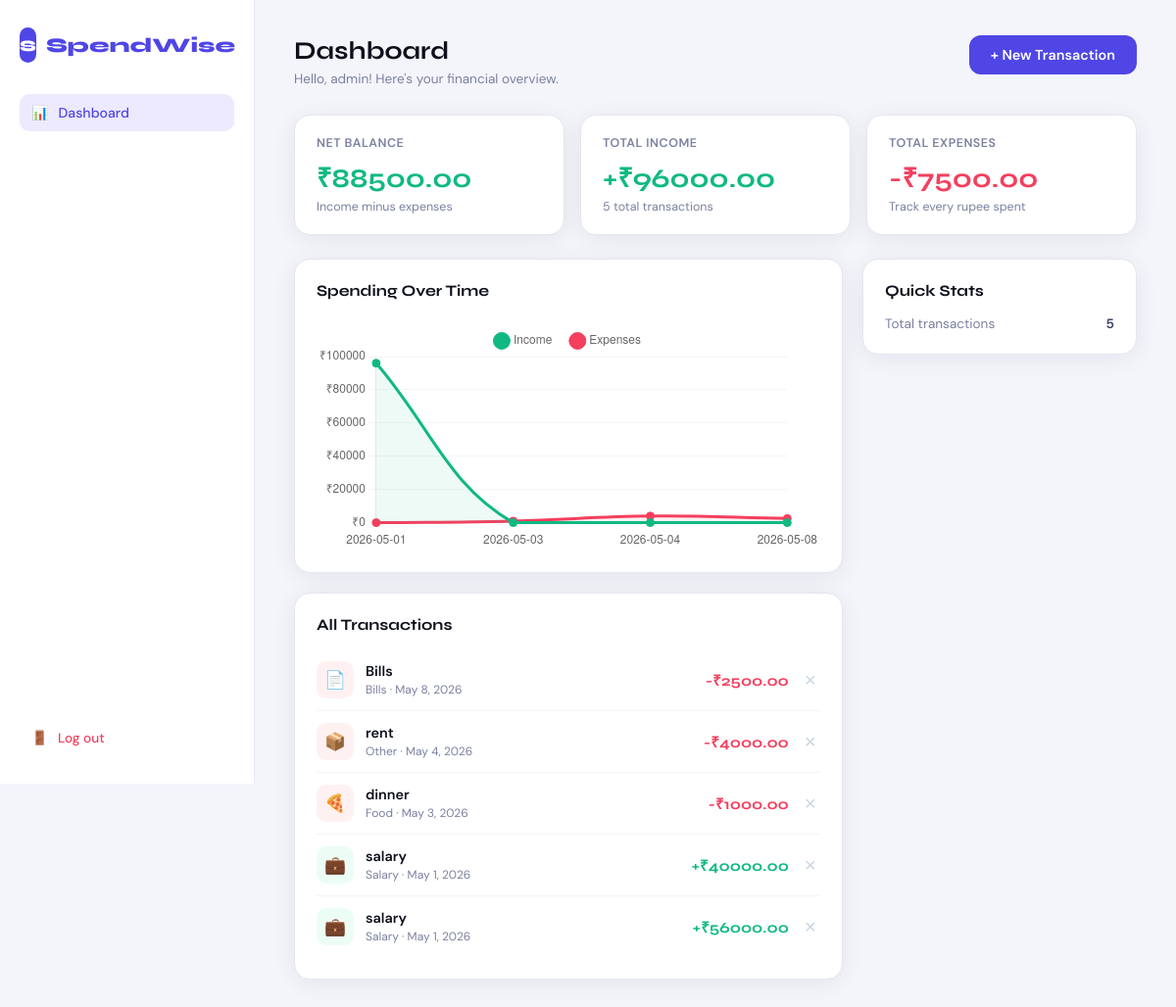
Screenshot of /dashboard/ (signed in) with the database file from the repository.
### tracker/models.py (models this page shows, shortened)
class Expense(models.Model):
    TYPE_CHOICES = [('expense', 'Expense'), ('income', 'Income')]
    CATEGORY_CHOICES = [
        ('Food', 'Food'), ('Transport', 'Transport'), ('Shopping', 'Shopping'),
        ('Health', 'Health'), ('Entertainment', 'Entertainment'), ('Bills', 'Bills'),
        ('Education', 'Education'), ('Salary', 'Salary'), ('Freelance', 'Freelance'),
        ('Other', 'Other'),
    ]
    user = models.ForeignKey(User, on_delete=models.CASCADE, related_name='expenses')
    title = models.CharField(max_length=200)
    amount = models.DecimalField(max_digits=12, decimal_places=2)
    category = models.CharField(max_length=100, choices=CATEGORY_CHOICES, default='Other')
    date = models.DateField()                          # Fixed: no auto_now_add — user sets date
    txn_type = models.CharField(max_length=10, choices=TYPE_CHOICES, default='expense')
    created_at = models.DateTimeField(auto_now_add=True)
    class Meta:
        ordering = ['-date', '-created_at']

### tracker/views.py (the view, shortened to what this page needs)
# urls.py: path('dashboard/', views.dashboard, name='dashboard'),
@login_required
def dashboard(request):
    expenses = Expense.objects.filter(user=request.user).order_by('-date', '-id')
    total_income = expenses.filter(txn_type='income').aggregate(Sum('amount'))['amount__sum'] or 0
    total_expense = expenses.filter(txn_type='expense').aggregate(Sum('amount'))['amount__sum'] or 0
    balance = total_income - total_expense
    context = {
        'expenses': expenses,
        'total_income': total_income,
        'total_expense': total_expense,
        'balance': balance,
    }
    return render(request, 'tracker/dashboard.html', context)

### tracker/templates/tracker/dashboard.html (shortened to what this page needs)
<!DOCTYPE html>
<html lang="en">
<head>
</head>
<body>
<aside class="sidebar">
  <div class="brand">
    <div class="brand-icon">S</div>
    <span>SpendWise</span>
  </div>
  <div class="nav-item"><span>📊</span><span>Dashboard</span></div>
  <a href="{% url 'logout' %}" class="sidebar-logout">
    <span>🚪</span><span>Log out</span>
  </a>
</aside>
<main class="main">
  <div class="topbar">
    <div>
      <h1>Dashboard</h1>
      <p>Hello, {{ request.user.username }}! Here's your financial overview.</p>
    </div>
    <button class="btn-new" onclick="openModal()">+ New Transaction</button>
  </div>
  <div class="stat-grid">
    <div class="stat-card">
      <div class="stat-label">Net Balance</div>
      <div class="stat-val {% if balance >= 0 %}val-gain{% else %}val-loss{% endif %}">₹{{ balance|floatformat:2 }}</div>
      <div class="stat-sub">Income minus expenses</div>
    </div>
    <div class="stat-card">
      <div class="stat-label">Total Income</div>
      <div class="stat-val val-gain">+₹{{ total_income|floatformat:2 }}</div>
      <div class="stat-sub">{{ expenses|length }} total transactions</div>
    </div>
    <div class="stat-card">
      <div class="stat-label">Total Expenses</div>
      <div class="stat-val val-loss">-₹{{ total_expense|floatformat:2 }}</div>
      <div class="stat-sub">Track every rupee spent</div>
    </div>
  </div>
  <div class="dash-grid">
    <div style="display:flex;flex-direction:column;gap:20px">
      <div class="panel">
        <div class="panel-title">Spending Over Time</div>
        <div class="chart-wrap">
          <canvas id="main-chart"></canvas>
        </div>
      </div>
      <div class="panel">
        <div class="panel-title">All Transactions</div>
        {% if expenses %}
          {% for expense in expenses %}
          <div class="txn-item">
            <div class="txn-icon" style="background:{% if expense.txn_type == 'income' %}#ecfdf5{% else %}#fff1f2{% endif %}">
              {% if expense.category == 'Food' %}🍕
              {% elif expense.category == 'Transport' %}🚗
              {% elif expense.category == 'Shopping' %}🛒
              {% elif expense.category == 'Health' %}💊
              {% elif expense.category == 'Entertainment' %}🎬
              {% elif expense.category == 'Bills' %}📄
              {% elif expense.category == 'Education' %}📚
              {% elif expense.category == 'Salary' %}💼
              {% elif expense.category == 'Freelance' %}💻
              {% else %}📦{% endif %}
            </div>
            <div class="txn-info">
              <div class="txn-name">{{ expense.title }}</div>
              <div class="txn-meta">{{ expense.category }} · {{ expense.date }}</div>
            </div>
            <div style="display:flex;align-items:center;gap:12px">
              <span class="txn-amount" style="color:{% if expense.txn_type == 'income' %}var(--gain){% else %}var(--loss){% endif %}">
                {% if expense.txn_type == 'income' %}+{% else %}-{% endif %}₹{{ expense.amount|floatformat:2 }}
              </span>
              <form method="POST" action="{% url 'delete_expense' expense.pk %}" style="margin:0" onsubmit="return confirm('Delete this transaction?')">
                <button type="submit" class="txn-del" title="Delete">×</button>
              </form>
            </div>
          </div>
          {% endfor %}
        {% else %}
          <div class="empty">
            <div class="empty-icon">📭</div>
            <p>No transactions yet. Add your first one!</p>
          </div>
        {% endif %}
      </div>
    </div>
    <div style="display:flex;flex-direction:column;gap:20px">
      <div class="panel">
        <div class="panel-title">Quick Stats</div>
        <div style="font-size:.85rem;color:var(--ink-2);display:grid;gap:12px">
          <div style="display:flex;justify-content:space-between"><span style="color:var(--ink-3)">Total transactions</span><span style="font-weight:600">{{ expenses|length }}</span></div>
        </div>
      </div>
    </div>
  </div>
</main>
<script>
function openModal() {
  document.getElementById('modal-bg').classList.add('open');
  document.getElementById('modal-date').value = new Date().toISOString().split('T')[0];
}
function closeModal() {
  document.getElementById('modal-bg').classList.remove('open');
}
function setType(t) {
  document.getElementById('hidden-type').value = t;
  document.getElementById('type-expense').className = 'type-btn ' + (t==='expense'?'active-expense':'');
  document.getElementById('type-income').className = 'type-btn ' + (t==='income'?'active-income':'');
}
// Chart
(function(){
  const ctx = document.getElementById('main-chart').getContext('2d');
  const raw = {{ expenses|length }} === 0 ? [] :
    [{% for e in expenses %}{"date":"{{ e.date|date:'Y-m-d' }}","amount":{{ e.amount }},"type":"{{ e.txn_type }}"}{% if not forloop.last %},{% endif %}{% endfor %}];
  const dateMap = {};
  raw.forEach(e => {
    if(!dateMap[e.date]) dateMap[e.date]={income:0,expense:0};
    dateMap[e.date][e.type] += parseFloat(e.amount);
  });
  const labels = Object.keys(dateMap).sort();
  const inc = labels.map(d=>dateMap[d].income);
  const exp = labels.map(d=>dateMap[d].expense);
  new Chart(ctx,{
    type:'line',
    data:{
      labels: labels.length ? labels : ['No data'],
      datasets:[
        {label:'Income',data:inc.length?inc:[0],borderColor:'#10b981',backgroundColor:'rgba(16,185,129,.07)',tension:.4,fill:true,pointRadius:4,pointBackgroundColor:'#10b981'},
        {label:'Expenses',data:exp.length?exp:[0],borderColor:'#f43f5e',backgroundColor:'rgba(244,63,94,.07)',tension:.4,fill:true,pointRadius:4,pointBackgroundColor:'#f43f5e'}
      ]
    },
    options:{
      responsive:true,maintainAspectRatio:false,
      plugins:{legend:{position:'top',labels:{usePointStyle:true,padding:20}}},
      scales:{
        x:{grid:{display:false}},
        y:{grid:{color:'#f4f5fb'},ticks:{callback:v=>'₹'+v}}
      }
    }
  });
})();
</script>
</body>
</html>

### tracker/templates/tracker/dashboard.html (style rules this page uses)
* { margin:0;padding:0;box-sizing:border-box }
:root { --ink:#0d0f1a;--ink-2:#3b3f5c;--ink-3:#7b80a0; --surface:#f4f5fb;--white:#fff; --accent:#4f46e5;--gain:#10b981;--loss:#f43f5e; --border:#e4e6f0;--sidebar-w:260px;--radius:16px; }
body { font-family:'DM Sans',sans-serif;background:var(--surface);color:var(--ink);display:flex;min-height:100vh }
.sidebar { width:var(--sidebar-w);height:100vh;background:var(--white);position:fixed;left:0;top:0;display:flex;flex-direction:column;border-right:1px solid var(--border);padding:28px 20px;z-index:100 }
.brand { font-family:'Syne',sans-serif;font-weight:800;font-size:1.3rem;color:var(--accent);margin-bottom:32px;display:flex;align-items:center;gap:10px }
.brand-icon { width:36px;height:36px;background:var(--accent);border-radius:10px;display:grid;place-items:center;color:#fff;font-size:1rem }
.nav-item { display:flex;align-items:center;gap:10px;padding:10px 12px;border-radius:10px;font-size:.88rem;font-weight:500;color:var(--ink-2);cursor:pointer;margin-bottom:4px;background:#ede9fe;color:var(--accent) }
.sidebar-logout { margin-top:auto;display:flex;align-items:center;gap:10px;padding:10px 12px;border-radius:10px;font-size:.85rem;color:var(--loss);cursor:pointer;text-decoration:none;font-weight:500;transition:.15s }
.main { margin-left:var(--sidebar-w);padding:36px 40px;flex:1 }
.topbar { display:flex;justify-content:space-between;align-items:flex-start;margin-bottom:28px }
.topbar h1 { font-family:'Syne',sans-serif;font-weight:700;font-size:1.6rem }
.topbar p { color:var(--ink-3);font-size:.85rem;margin-top:5px }
.btn-new { background:var(--accent);color:#fff;border:none;padding:11px 22px;border-radius:12px;font-family:'DM Sans',sans-serif;font-weight:600;font-size:.9rem;cursor:pointer;transition:.15s;display:flex;align-items:center;gap:8px }
.stat-grid { display:grid;grid-template-columns:repeat(3,1fr);gap:16px;margin-bottom:24px }
.stat-card { background:var(--white);border:1px solid var(--border);border-radius:var(--radius);padding:20px 22px;box-shadow:0 4px 24px rgba(13,15,26,.07) }
.stat-label { font-size:.78rem;font-weight:600;color:var(--ink-3);text-transform:uppercase;letter-spacing:.5px;margin-bottom:8px }
.stat-val { font-family:'Syne',sans-serif;font-size:1.7rem;font-weight:700 }
.stat-sub { font-size:.78rem;color:var(--ink-3);margin-top:4px }
.val-gain { color:var(--gain) }
.val-loss { color:var(--loss) }
.dash-grid { display:grid;grid-template-columns:2fr 1fr;gap:20px }
.panel { background:var(--white);border:1px solid var(--border);border-radius:var(--radius);padding:22px;box-shadow:0 4px 24px rgba(13,15,26,.07) }
.panel-title { font-family:'Syne',sans-serif;font-weight:700;font-size:1rem;margin-bottom:16px }
.chart-wrap { height:240px;position:relative }
.txn-item { display:flex;align-items:center;justify-content:space-between;padding:12px 0;border-bottom:1px solid #f4f5fb }
.txn-item:last-child { border-bottom:none }
.txn-icon { width:38px;height:38px;border-radius:10px;display:grid;place-items:center;font-size:1.1rem;flex-shrink:0;margin-right:12px }
.txn-info { flex:1 }
.txn-name { font-weight:600;font-size:.9rem }
.txn-meta { font-size:.75rem;color:var(--ink-3);margin-top:2px }
.txn-amount { font-family:'Syne',sans-serif;font-weight:700;font-size:.95rem }
.txn-del { background:none;border:none;cursor:pointer;color:#cbd5e1;font-size:1.3rem;transition:.15s;padding:4px;line-height:1;display:flex;align-items:center }

### rows the page displays
Expense: title "Bills", category "Bills", date "May 8, 2026", amount "2500.00"
Expense: title "rent", category "Other", date "May 4, 2026", amount "4000.00"
Expense: title "dinner", category "Food", date "May 3, 2026", amount "1000.00"
Expense: title "salary", category "Salary", date "May 1, 2026", amount "40000.00"
Expense: title "salary", category "Salary", date "May 1, 2026", amount "56000.00"

### other values shown
{{ request.user.username }} "admin"
{{ balance|floatformat:2 }} "88500.00"
{{ total_income|floatformat:2 }} "96000.00"
{{ expenses|length }} "5"
{{ total_expense|floatformat:2 }} "7500.00"
chart data {{ e.date|date:'Y-m-d' }} 2026-05-08, 2026-05-04, 2026-05-03, 2026-05-01, 2026-05-01
chart data {{ e.amount }} 2500.00, 4000.00, 1000.00, 40000.00, 56000.00
chart data {{ e.txn_type }} expense, expense, expense, income, income
